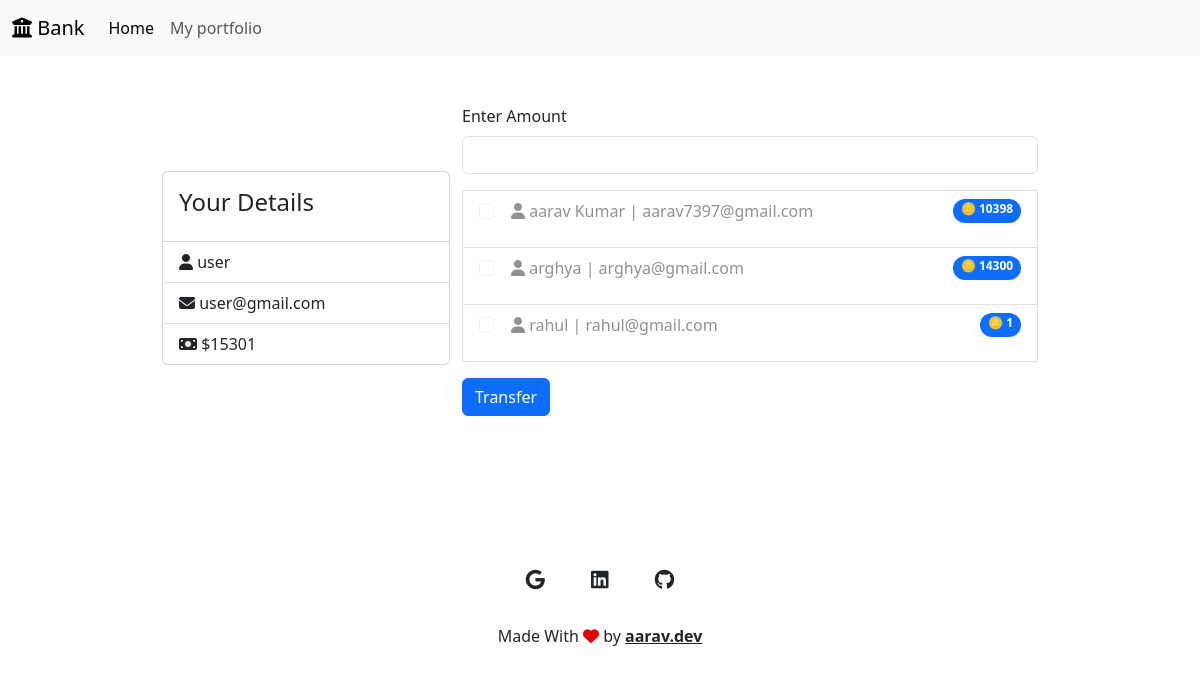
The app's page /u/3/ with its own data.
### core/models.py (models this page shows, shortened)
class Customer(models.Model):
    name  = models.CharField(max_length=200, blank=False, null=False)
    email = models.CharField(max_length=50, blank=False, null=False)

class Account(models.Model):
    customer = models.OneToOneField(Customer, on_delete=models.CASCADE)
    balance  = models.IntegerField(default=10000)

### core/views.py (the view)
# urls.py: path("u/<int:id>/", views.customer_view, name="customer"),
def customer_view(request, id):
    try:
        customer1 = Customer.objects.get(id=id)
    except Customer.DoesNotExist:
        error = "Error: No such customer"
        return render(request, "core/customer.html", {
            "error": error,
            "customer1":None,
            "customer2":None
        })
    if request.method == "json" :
        return JsonResponse({
            customer1.id
        })
    try:
        customer2 = Customer.objects.all().exclude(id=id)
    except Customer.DoesNotExist:
        error = "Error: No any other customers"
        return render(request, "core/customer.html", {
            "error": error,
            "customer1":customer1,
            "customer2":None
        })
    return render(request, "core/customer.html", {
        "error" : None,
        "customer1": customer1,
        "customer2": customer2,
    })

### core/templates/core/customer.html (shortened to what this page needs)
{% extends 'core/layout.html'%}
{% load static %}
{% block body %}
<div class="row justify-content-center align-items-center">
  <div class="col-lg-3 col-sm-12">
    <div class="card" style="width: 18rem;">
      <div class="card-title m-3">
        <h4>Your Details</h4>
      </div>
      <ul class="list-group list-group-flush">
        <li class="list-group-item"><i class="fa-solid fa-user"></i> {{customer1.name}}</li>
        <li class="list-group-item"><i class="fa-solid fa-envelope"></i> {{customer1.email}}</li>
        <li class="list-group-item"><i class="fa-solid fa-money-bill"></i> ${{customer1.account.balance}}</li>
      </ul>
    </div>
  </div>
  <div class="col-lg-6 col-sm-12 my-5">
    <ol class="list-group " id="listTable">
      {% if not customer2 %}
        <h4 class="align-self-center">No Data</h4>
      {% else %}
        <form method="POST" action="{% url 'transaction' customer1.id %}" id="transaction-form">
            <div class="mb-3">
              <label for="amount" class="form-label">Enter Amount</label>
              <input name="amount_value" type="number" class="form-control" id="amount" aria-describedby="number" min="1" max="{{ customer1.account.balance }}">
            </div>
          <div id="customer2List">
          {% for customer in customer2 %}
            <li data-list-id="{{ customer.email }}" class="list-group-item blood-list">
                <div class="mb-3 form-check d-flex w-100">
                  <input type="checkbox" class="form-check-input person-checkbox" id="{{ customer.id }}" name="{{ customer.id }}">
                  <label class="form-check-label mx-3" for="{{customer.id}}"><i class="fa-solid fa-user"></i> {{ customer.name }} | {{ customer.email }}</label>
                  <span class="badge text-bg-primary rounded-pill ms-auto" data-list-id="{{ listing.id }}">🪙 {{ customer.account.balance }}</span>
                </div>
            </li>
          {% endfor %}
          </div>
          <button id="submit-form" class="btn btn-primary my-3">Transfer</button>
        </form>
      {% endif %}
    </ol>
  </div>
</div>
{% endblock %}

### records on screen
Customer: name "user", email "user@gmail.com", account.balance "15301"
Customer: name "aarav Kumar", email "aarav7397@gmail.com", account.balance "10398"
Customer: name "arghya", email "arghya@gmail.com", account.balance "14300"
Customer: name "rahul", email "rahul@gmail.com", account.balance "1"
